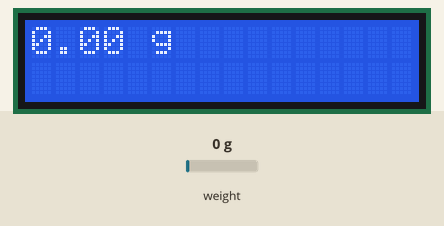
A sketch run on a simulated Arduino Uno, built with avr-gcc and run on an emulated ATmega328P. On the bench: 16×2 character LCD. Inputs (shaded band) come from the test bench; at power-on: weight on the scale 0 g. What the sketch prints to the serial monitor is not drawn.

Above: at 4.8 s.
4.9 s: weight on the scale set to 100 g
At 6.9 s:
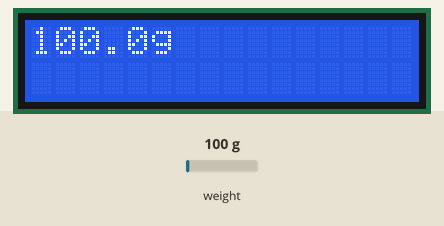
7.9 s: weight on the scale set to 1250 g
At 10.8 s:
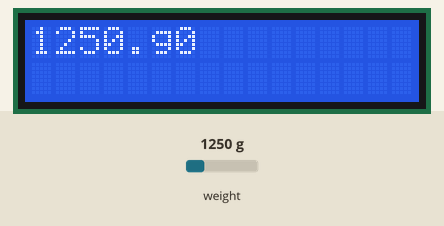
11.2 s: weight on the scale set to 2500 g
At 13.7 s:
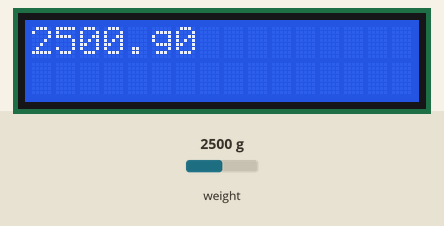
Timing chart, 0 to 15.2 s (numbered marks = the images above; inputs shaded):
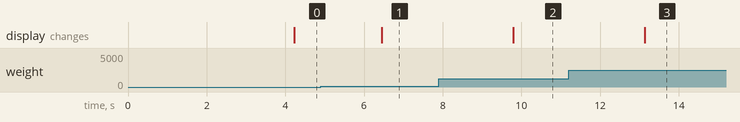

Measured:
- after the input at 4.9 s, the display: changes after 1.6 s (image 1)
- after the input at 7.9 s, the display: changes after 1.9 s (image 2)
- after the input at 11.2 s, the display: changes after 1.9 s (image 3)

The sketch:

__1_loadcell2LCD.ino
```cpp
#include <Wire.h>
#include <LiquidCrystal_I2C.h>
LiquidCrystal_I2C lcd(0x27,16,2);
// set the LCD address to 0x27 for a 16 chars and 2 line display

#include "HX711.h"
const int LOADCELL_DOUT_PIN = 2;
const int LOADCELL_SCK_PIN = 3;
HX711 scale;
float calibration_factor = 990;
// this calibration factor must be adjusted according to your load cell
// 1번:990 2번: 1080
float units;

void setup() {
lcd.init(); // initialize the lcd
// Print a message to the LCD.
lcd.backlight();
lcd.print("Initiated");
delay(1000);

Serial.begin(9600);
scale.begin(LOADCELL_DOUT_PIN, LOADCELL_SCK_PIN);
Serial.println("HX711 calibration sketch");
Serial.println("Remove all weight from scale");
Serial.println("After readings begin, place known weight on scale");
//Serial.println("Press + or a to increase calibration factor");
//Serial.println("Press - or z to decrease calibration factor");
scale.set_scale(calibration_factor); //Adjust to this calibration factor
scale.tare(); //Reset the scale to 0
long zero_factor = scale.read_average(); //Get a baseline reading
Serial.print("Zero factor: "); //This can be used to remove the need to tare the scale. Useful in permanent scale projects.
Serial.println(zero_factor);

}

void loop() {
  Serial.print("Reading");
  units = scale.get_units(), 5;
  if (units < 0) {
    units = 0.00;
  }
  Serial.print("Weight: ");
  Serial.print(units);
  Serial.print(" grams");
  Serial.print(" calibration_factor: ");
  Serial.print(calibration_factor);
  Serial.println();
  delay(1000);
  lcd.clear();
  lcd.setCursor(0,0);
  //delay(1000);
  lcd.print(units);
  lcd.setCursor(5, 0);
  lcd.print("g");
  //lcd.noCursor();
  //lcd.noBlink();
  //delay(1000);
}
```
